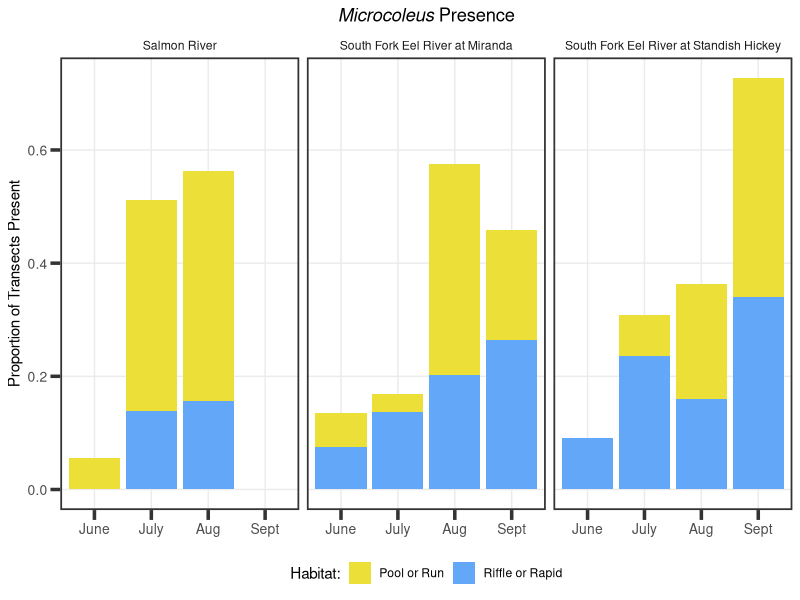
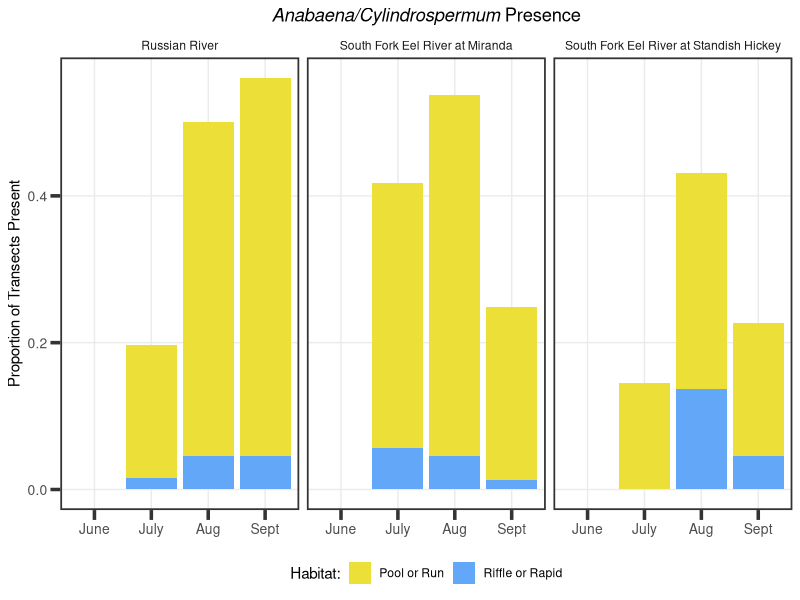
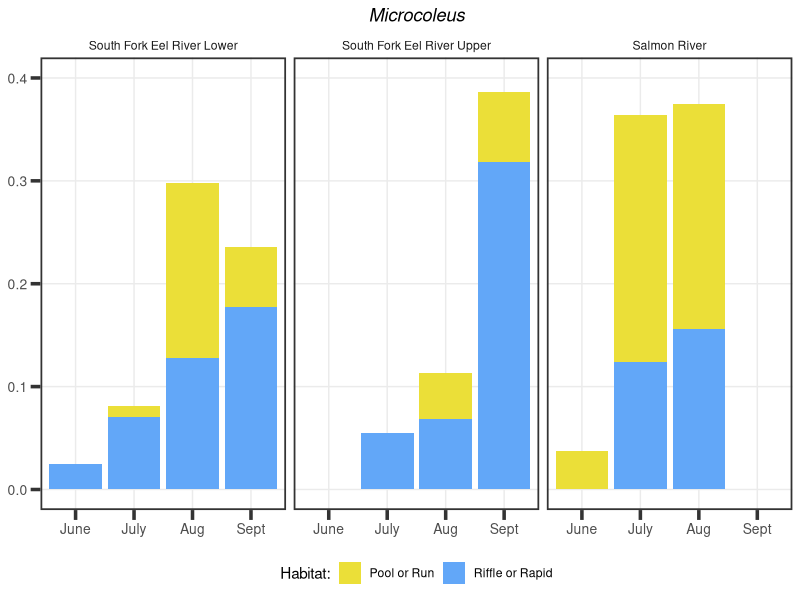
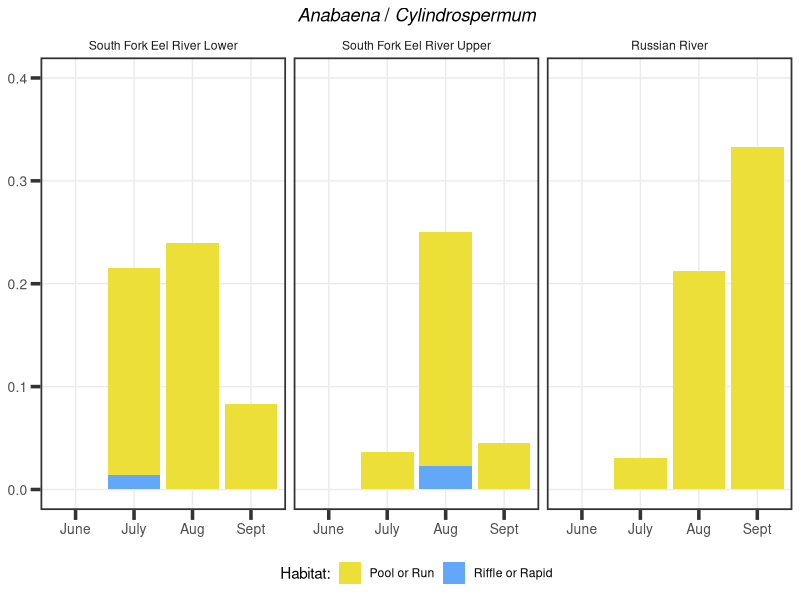
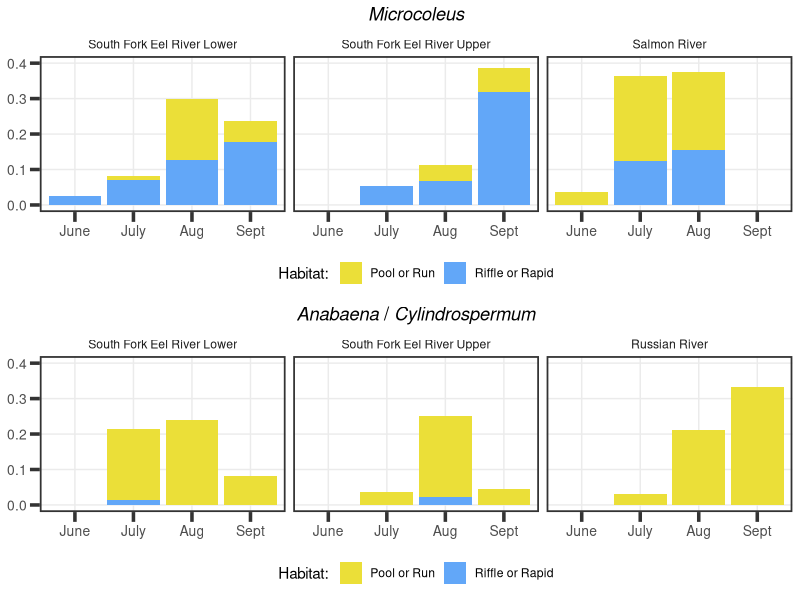
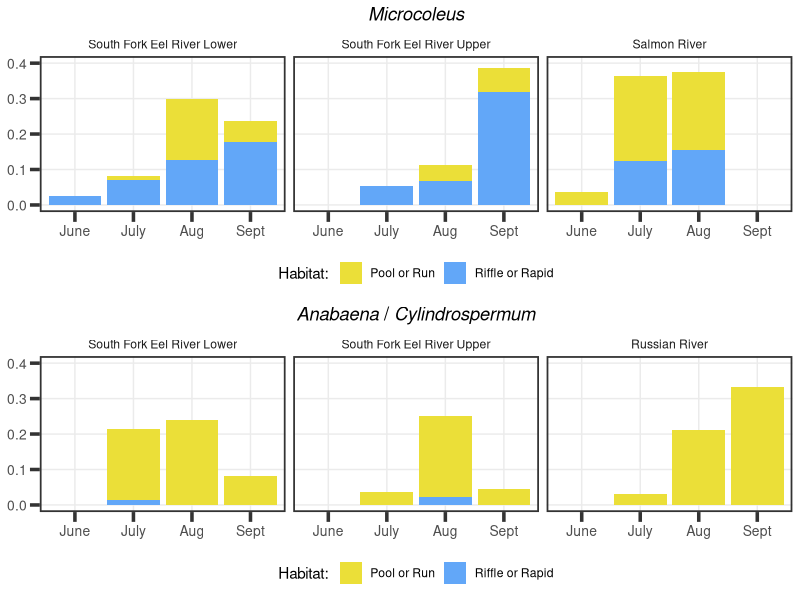

R code for these plots, in order:
#### Supplemental figures related to habitat occupied by benthic cyanobacteria
### Jordan Zabrecky
## last edited: 07.21.2025

# This figure shows the amount of 

#### (1) Loading libraries and anatoxins data ####

# loading libraries
lapply(c("tidyverse", "lubridate", "ggtext", "cowplot"), require, character.only = T)

# loading survey data including each transect 
# (y if present within 7.5-m of transect where habitat was recorded)
surveys <- read.csv("./data/EDI_data_package/benthic_surveys.csv") %>% 
  mutate(field_date = ymd(field_date)) %>% 
  mutate(month = month(field_date)) %>% 
  mutate(year = year(field_date))

#### (2) Summarizing data ####

# replace "y" and "n" with numbers for presence within a transect
surveys$Micro_pres[surveys$Micro_pres == "y"] <- 1
surveys$Ana_Cyl_pres[surveys$Ana_Cyl_pres == "y"] <- 1
surveys$Micro_pres[surveys$Micro_pres == "n"] <- 0
surveys$Ana_Cyl_pres[surveys$Ana_Cyl_pres == "n"] <- 0

# convert column type to numeric
surveys$Micro_pres <- as.numeric(surveys$Micro_pres)
surveys$Ana_Cyl_pres <- as.numeric(surveys$Ana_Cyl_pres)

# make column with "y/1" or "n/0" to indicate presence within quadrat
surveys <- surveys %>% 
  mutate(Micro_quadrat = case_when(Microcoleus > 0 ~ 1,
                                   TRUE ~ 0),
         Anacyl_quadrat = case_when(Anabaena_Cylindrospermum > 0 ~ 1,
                                 TRUE ~ 0))

# group by month, riffle_rapid, and site and count number of taxa-specific
# observations
summarized <- surveys %>% 
  dplyr::group_by(site, month, riffle_rapid) %>% 
  dplyr::summarize(num_micro = sum(Micro_pres),
                   num_anacyl = sum(Ana_Cyl_pres),
                   quadrat_micro = sum(Micro_quadrat),
                   quadrat_anacyl = sum(Anacyl_quadrat))

# get total number of transects surveyed for each site and month
# regardless of habitat
total <- surveys %>% 
  dplyr::group_by(site, month) %>% 
  dplyr::summarize(total_transects = length(transect))

# left join the two
summarized <- left_join(summarized, total, by = c("site", "month"))

# calculate proportion of transects that have taxa-specific observations
summarized$prop_micro_transect <- summarized$num_micro / summarized$total_transects
summarized$prop_micro_quadrat <- summarized$quadrat_micro / summarized$total_transects
summarized$prop_anacyl_transect <- summarized$num_anacyl / summarized$total_transects
summarized$prop_anacyl_quadrat <- summarized$quadrat_anacyl / summarized$total_transects

# remove NAs for when no habitat was recorded
summarized <- na.omit(summarized)

##### (3) Making figures ####

# set universal theme for all plots
theme_set(theme_bw() + theme(legend.position = "bottom",
                             panel.grid.minor = element_blank(),
                             panel.border = element_rect(linewidth = 1.2), axis.ticks = element_line(linewidth = 1.2),
                             axis.text.x = element_text(size = 10), axis.ticks.length=unit(.25, "cm"),
                             axis.text.y = element_text(size = 10), strip.background = element_blank(),
                             plot.title = element_markdown(hjust = 0.5)))

# need to make month a character
summarized$month <- as.character(summarized$month)

# separate out micro data and anabaena data (so site without taxa does not plot!)
micro_summarized <- summarized %>% 
  filter(site != "RUS")
anacyl_summarized <- summarized %>% 
  # while one reach had a single anabaena siting, it was not in quadrat
  filter(site != "SAL")

## Trying with survey presence/absence

# microcoleus
presence_micro <- ggplot(data = micro_summarized, aes(x = month, y = prop_micro_transect, fill = riffle_rapid)) +
  geom_bar(position="stack", stat = "identity") +
  scale_x_discrete(labels = c("June", "July", "Aug", "Sept")) +
  scale_fill_manual("Habitat:", labels = c("Pool or Run", "Riffle or Rapid"),
                    values = c("#ebdf38", "#62a7f8")) +
  facet_wrap(~site, labeller =  as_labeller(c(`SAL` = "Salmon River", 
                                              `SFE-M`= "South Fork Eel River at Miranda",
                                              `SFE-SH` = "South Fork Eel River at Standish Hickey"))) +
  labs(x = NULL, y = "Proportion of Transects Present", title = "*Microcoleus* Presence")
presence_micro

# anabaena/cylindrospermum
presence_ana <- ggplot(data = anacyl_summarized, aes(x = month, y = prop_anacyl_transect, fill = riffle_rapid)) +
  geom_bar(position="stack", stat = "identity") +
  scale_x_discrete(labels = c("June", "July", "Aug", "Sept")) +
  scale_fill_manual("Habitat:", labels = c("Pool or Run", "Riffle or Rapid"),
                    values = c("#ebdf38", "#62a7f8")) +
  facet_wrap(~site, labeller =  as_labeller(c(`RUS` = "Russian River", 
                                              `SFE-M`= "South Fork Eel River at Miranda",
                                              `SFE-SH` = "South Fork Eel River at Standish Hickey"))) +
  labs(x = NULL, y = "Proportion of Transects Present", title = "*Anabaena/Cylindrospermum* Presence")
presence_ana

# I think that since this presence/absence includes up to ~7.5-m
# out from where quadrat was placed and habitat was recorded
# so habitat could have changed and overall it sends a
# less clear message than conveyed than using quadrat presence/absence

## Trying with quadrat presence absence data

# factor to get preferred ordering for ggplot
micro_summarized$site_f <- factor(micro_summarized$site, levels = c("SFE-M", "SFE-SH",
                                                                    "SAL"))
anacyl_summarized$site_f <- factor(anacyl_summarized$site, levels = c("SFE-M", "SFE-SH",
                                                                      "RUS"))

# microcoleus
quadrat_micro <- ggplot(data = micro_summarized, aes(x = month, y = prop_micro_quadrat, fill = riffle_rapid)) +
  geom_bar(position="stack", stat = "identity") +
  scale_x_discrete(labels = c("June", "July", "Aug", "Sept")) +
  scale_y_continuous(limits = c(0, 0.4)) +
  scale_fill_manual("Habitat:", labels = c("Pool or Run", "Riffle or Rapid"),
                    values = c("#ebdf38", "#62a7f8")) +
  facet_wrap(~site_f, labeller =  as_labeller(c(`SAL` = "Salmon River", 
                                              `SFE-M`= "South Fork Eel River Lower",
                                              `SFE-SH` = "South Fork Eel River Upper"))) +
  labs(x = NULL, y = NULL, title = "*Microcoleus*")
quadrat_micro

# anabaena
quadrat_anacyl <- ggplot(data = anacyl_summarized, aes(x = month, y = prop_anacyl_quadrat, fill = riffle_rapid)) +
  geom_bar(position="stack", stat = "identity") +
  scale_x_discrete(labels = c("June", "July", "Aug", "Sept")) +
  scale_y_continuous(limits = c(0, 0.4)) +
  scale_fill_manual("Habitat:", labels = c("Pool or Run", "Riffle or Rapid"),
                    values = c("#ebdf38", "#62a7f8")) +
  facet_wrap(~site_f, labeller =  as_labeller(c(`RUS` = "Russian River", 
                                              `SFE-M`= "South Fork Eel River Lower",
                                              `SFE-SH` = "South Fork Eel River Upper"))) +
  labs(x = NULL, y = NULL, title = "*Anabaena* / *Cylindrospermum*")
quadrat_anacyl

# putting togther plots
final <- plot_grid(quadrat_micro, quadrat_anacyl, ncol = 1)
final

# save
ggsave("./figures/sfig_habitats_notfinal.tiff", dpi = 600, 
       width=16, height=14, unit="cm")

#### (4) Misc. Q ####

## Q: how much of riffle is covered by Microcoleus?
q <- surveys %>% 
  filter(site == "SFE-M" & riffle_rapid == "y") %>% 
  dplyr::group_by(field_date) %>% 
  dplyr::summarize(micro_cover = mean(Microcoleus))
